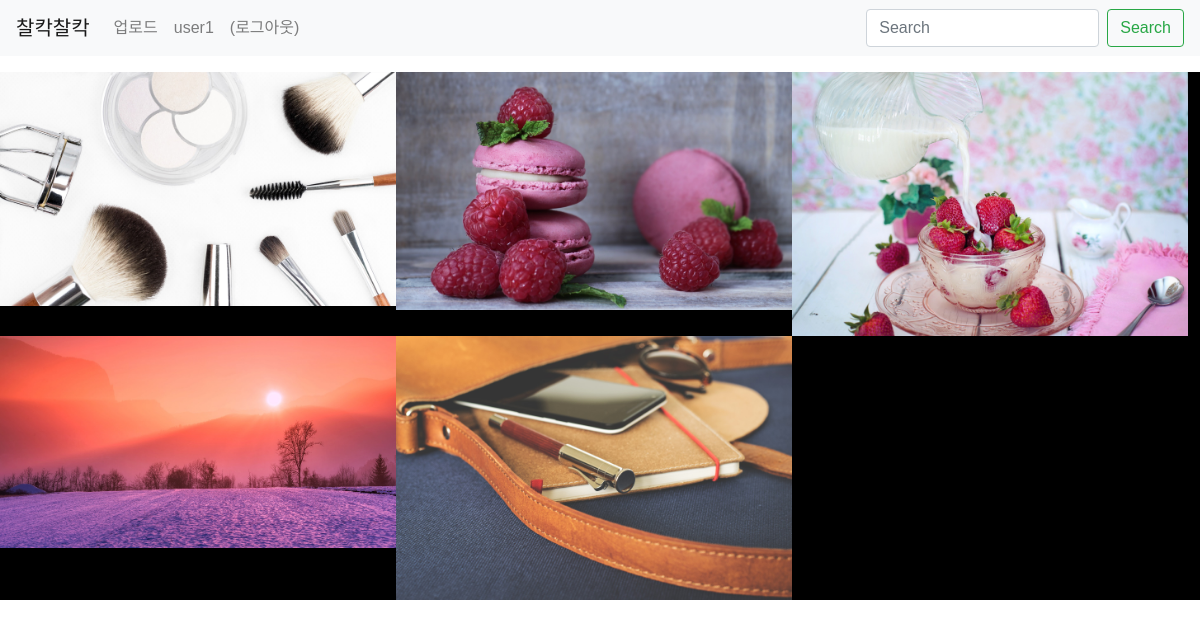
Screenshot of /auth/mypage/ (signed in) with the database file from the repository.
### models/Model.py (models this page shows)
class User(db.Model):
    id = db.Column(db.Integer, primary_key=True)
    username = db.Column(db.String(150), unique=True, nullable=False)
    password = db.Column(db.String(200), nullable=False)
    email = db.Column(db.String(120), unique=True, nullable=False)

class Usercontent(db.Model):
    id = db.Column(db.Integer, primary_key=True)
    username = db.Column(db.Integer, db.ForeignKey('user.username', ondelete='CASCADE'))
    user = db.relationship('User', backref=db.backref('usercontent_set'))
    content = db.Column(db.Text(), nullable=False)
    create_date = db.Column(db.DateTime(), nullable=False)
    modify_date = db.Column(db.DateTime(), nullable=True)
    filename = db.Column(db.String(200), nullable=False)
    voter = db.relationship('User',secondary=usercontent_like_voter,backref=db.backref('usercontent_voter_set'))

### views/auth_views.py (the view)
@bp.route('/mypage/',methods=('GET','POST'))
def mypage():
    user_name = session.get('user_name')
    content_list = Usercontent.query.filter_by(username=user_name).order_by(Usercontent.create_date.desc()).all()
    return render_template('client/mypage.html', content_list=content_list)

### views/auth_views.py (called while the page is built)
@bp.before_app_request
def load_logged_in_user():
    user_id = session.get('user_id')
    if user_id is None:
        g.user = None
    else:
        g.user = User.query.get(user_id)

### templates/client/mypage.html (shortened to what this page needs)
{% extends 'base.html' %}
{% block content %}
<div class="grid">
    {% if True %}
        {% for content in content_list %}
            <div class="grid-item">
                <a href="{{ url_for('auth.detail', content_id=content.id) }}">
                <img src="{{ url_for('static',filename = 'img/' + content.filename ) }}"/>
                </a>
            </div>
        {% endfor %}
    {% endif %}
</div>
{% endblock %}

### templates/navbar.html (shortened to what this page needs)
<nav class="navbar navbar-expand-lg navbar-light bg-light">
  <a class="navbar-brand" href="{{ url_for('main.root') }}">찰칵찰칵</a>
  <div class="collapse navbar-collapse" id="navbarSupportedContent">
    <ul class="navbar-nav mr-auto">
    {% if g.user %}
      <li class="nav-item ">
        <a class="nav-link" href="{{ url_for('auth.imgupload') }}">업로드</a>
      </li>
      <li class="nav-item ">
        <a class="nav-link" href="{{ url_for('auth.mypage') }}">{{ g.user.username }}</a>
      </li>
      <li class="nav-item ">
        <a class="nav-link" href="{{ url_for('auth.signout') }}">(로그아웃)</a>
      </li>
    {% endif %}
    </ul>
    <form class="form-inline my-2 my-lg-0" action ="{{ url_for('main.search') }}" method="post">
      <input class="form-control mr-sm-2" type="search" placeholder="Search" aria-label="Search" name="subject" id="subject">
      <button class="btn btn-outline-success my-2 my-sm-0" type="submit">Search</button>
    </form>
  </div>
</nav>

### static/css/style.css (style rules this page uses)
* { box-sizing: border-box; }
html { overflow-y: scroll; }
body { font-family: sans-serif; }
.grid { background: #000; }
.grid:after { content: ''; display: block; clear: both; }
.grid-sizer, .grid-item { width: 33%; }
.grid-item { float: left; }
.grid-item img { display: block; max-width: 100%; }
img { max-width: 100%; height: auto; }

### templates/base.html (style rules this page uses)
body { background-repeat:no-repeat; background-size:cover; background-attachment:scroll; background-position:center top; background-color:#FFFFFF; }

### rows the page displays
User: user.username "user1"
Usercontent: filename (picture)
Usercontent: filename (picture)
Usercontent: filename (picture)
Usercontent: filename (picture)
Usercontent: filename (picture)
